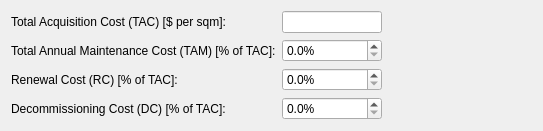
                      <widget class="QWidget" name="page_23">
                       <layout class="QGridLayout" name="gridLayout_37">
                        <item row="0" column="0">
                         <widget class="QLabel" name="biof_tacindic_lbl">
                          <property name="text">
                           <string>Total Acquisition Cost (TAC) [$ per sqm]:</string>
                          </property>
                         </widget>
                        </item>
                        <item row="2" column="0">
                         <widget class="QLabel" name="biof_rcindic_lbl">
                          <property name="text">
                           <string>Renewal Cost (RC) [% of TAC]:</string>
                          </property>
                         </widget>
                        </item>
                        <item row="0" column="2">
                         <spacer name="horizontalSpacer_69">
                          <property name="orientation">
                           <enum>Qt::Horizontal</enum>
                          </property>
                          <property name="sizeType">
                           <enum>QSizePolicy::Maximum</enum>
                          </property>
                          <property name="sizeHint" stdset="0">
                           <size>
                            <width>150</width>
                            <height>20</height>
                           </size>
                          </property>
                         </spacer>
                        </item>
                        <item row="1" column="2">
                         <spacer name="horizontalSpacer_70">
                          <property name="orientation">
                           <enum>Qt::Horizontal</enum>
                          </property>
                          <property name="sizeType">
                           <enum>QSizePolicy::Maximum</enum>
                          </property>
                          <property name="sizeHint" stdset="0">
                           <size>
                            <width>150</width>
                            <height>20</height>
                           </size>
                          </property>
                         </spacer>
                        </item>
                        <item row="2" column="1">
                         <widget class="QDoubleSpinBox" name="biof_rc_spin">
                          <property name="maximumSize">
                           <size>
                            <width>100</width>
                            <height>16777215</height>
                           </size>
                          </property>
                          <property name="suffix">
                           <string>%</string>
                          </property>
                          <property name="decimals">
                           <number>1</number>
                          </property>
                         </widget>
                        </item>
                        <item row="0" column="1">
                         <widget class="QLineEdit" name="biof_tacindic_line">
                          <property name="maximumSize">
                           <size>
                            <width>100</width>
                            <height>16777215</height>
                           </size>
                          </property>
                         </widget>
                        </item>
                        <item row="3" column="0">
                         <widget class="QLabel" name="biof_dcindic_lbl">
                          <property name="text">
                           <string>Decommissioning Cost (DC) [% of TAC]:</string>
                          </property>
                         </widget>
                        </item>
                        <item row="1" column="0">
                         <widget class="QLabel" name="biof_tamindic_lbl">
                          <property name="text">
                           <string>Total Annual Maintenance Cost (TAM) [% of TAC]:</string>
                          </property>
                         </widget>
                        </item>
                        <item row="3" column="1">
                         <widget class="QDoubleSpinBox" name="biof_dc_spin">
                          <property name="maximumSize">
                           <size>
                            <width>100</width>
                            <height>16777215</height>
                           </size>
                          </property>
                          <property name="suffix">
                           <string>%</string>
                          </property>
                          <property name="decimals">
                           <number>1</number>
                          </property>
                         </widget>
                        </item>
                        <item row="2" column="2">
                         <spacer name="horizontalSpacer_67">
                          <property name="orientation">
                           <enum>Qt::Horizontal</enum>
                          </property>
                          <property name="sizeType">
                           <enum>QSizePolicy::Maximum</enum>
                          </property>
                          <property name="sizeHint" stdset="0">
                           <size>
                            <width>150</width>
                            <height>20</height>
                           </size>
                          </property>
                         </spacer>
                        </item>
                        <item row="3" column="2">
                         <spacer name="horizontalSpacer_68">
                          <property name="orientation">
                           <enum>Qt::Horizontal</enum>
                          </property>
                          <property name="sizeType">
                           <enum>QSizePolicy::Maximum</enum>
                          </property>
                          <property name="sizeHint" stdset="0">
                           <size>
                            <width>150</width>
                            <height>20</height>
                           </size>
                          </property>
                         </spacer>
                        </item>
                        <item row="1" column="1">
                         <widget class="QDoubleSpinBox" name="biof_tam_spin">
                          <property name="maximumSize">
                           <size>
                            <width>100</width>
                            <height>16777215</height>
                           </size>
                          </property>
                          <property name="suffix">
                           <string>%</string>
                          </property>
                          <property name="decimals">
                           <number>1</number>
                          </property>
                         </widget>
                        </item>
                       </layout>
                      </widget>
